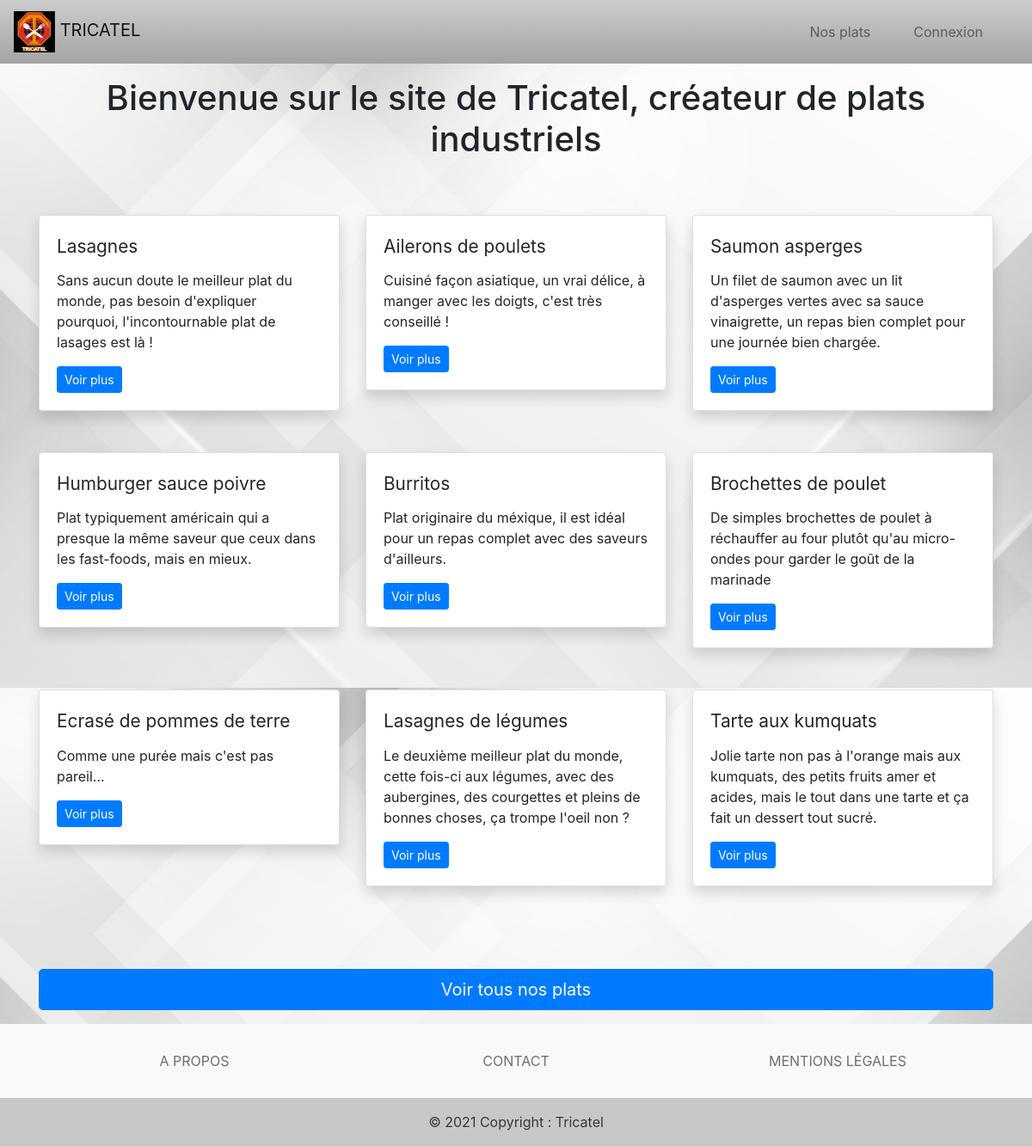
The page / on the database its author committed.
### tables this page shows
CREATE TABLE `plat` (
	`id` INT(6) UNSIGNED AUTO_INCREMENT PRIMARY KEY,
	`nom` VARCHAR(60) NOT NULL,
	`description` TEXT(100) NOT NULL,
	`origine` ENUM('Europe', 'Amérique', 'Asie', 'Afrique', 'Océanie', 'Antarctique') NOT NULL,
	`type` ENUM('Petit-déjeuner', 'Déjeuner', 'Collation', 'Souper', 'Dessert') NOT NULL,
	`type2` ENUM('Sucré', 'Salé') NOT NULL,
	`pratique_alimentaire` ENUM('Carnivore', 'Flexitarien', 'Végétarien', 'Végétalien') NOT NULL,
	`lien_image` VARCHAR(100) NOT NULL
	);

### account_class.php (called while the page is built, shortened)
<?php
	class Account
	{
		public function sessionLogin(): bool
		{
			global $pdo;
			if (session_status() == PHP_SESSION_ACTIVE)
			{
				$query =
				'SELECT * FROM account_sessions, accounts WHERE (account_sessions.session_id = :sid) ' .
				'AND (account_sessions.login_time >= (NOW() - INTERVAL 7 DAY)) AND (account_sessions.account_id = accounts.account_id) ' .
				'AND (accounts.account_enabled = 1)';
				$values = array(':sid' => session_id());
				try
				{
					$res = $pdo->prepare($query);
					$res->execute($values);
				}
				catch (PDOException $e)
				{
				   throw new Exception('Database query error');
				}
				$row = $res->fetch(PDO::FETCH_ASSOC);
			}
			return FALSE;
		}
	}
?>

### index.php (the view, shortened to what this page needs)
<?php
	require './db_inc.php';
	require './account_class.php';
	$account = new Account();
	$login = FALSE;
	try
	{
		$login = $account->sessionLogin();
	}
	catch (Exception $e)
	{
		echo $e->getMessage();
		die();
	}
	$sql = 'SELECT * FROM `plat`';
	$query = $pdo->prepare($sql);
	$query->execute();
	$listeplats = $query->fetchAll(PDO::FETCH_ASSOC);
?>
<!DOCTYPE html>
<html lang=fr>
	<head>
		<link rel="stylesheet" href="assets/css/style.css"/>
		<link rel="stylesheet" href="https://cdn.jsdelivr.net/npm/bootstrap@4.5.3/dist/css/bootstrap.min.css">
	</head>
	<body>
		<?php include 'header.php'?>
		<div class="container my-3">
			<h1 class="text-center">Bienvenue sur le site de Tricatel, créateur de plats industriels</h1>
		</div>
		<div class="container">
			<div class="row py-5">
				<?php
					for ($i = 0; $i < 9; $i++){
				?>
				<div class="col-lg-4 col-md-6 col-sm-12">
					<div class="card shadow mb-5">
						<div class="card-body">
						<p class="card-title"><?= $listeplats[$i]['nom'] ?></p>
						<p class="card-text"><?= $listeplats[$i]['description'] ?></p>
							<div class="d-flex justify-content-between">
								<a href="<?= 'info.php?id=' . $listeplats[$i]['id'] ?>" class="btn btn-primary btn-sm">Voir plus</a>
							</div>
						</div>
					</div>
				</div>
				<?php } ?>
			</div>
			<a class="btn btn-primary btn-lg btn-block mb-3" type="button" href="plats.php">Voir tous nos plats</a>
		</div>
		<?php include 'footer.php'?>
	</body>
</html>

### header.php (shortened to what this page needs)
<!DOCTYPE html>
<html lang=fr>
	<body>
		<nav class="navbar sticky-top navbar-expand-lg navbar-light bg-header">
			<a class="navbar-brand" href="index.php">
			<img src="assets/image/tricatel_logo.jpg" width="48" height="48" class="d-inline-block align-center" alt="" loading="lazy">
			TRICATEL
			</a>
			<div class="collapse navbar-collapse" id="navbarNav">
				<ul class="navbar-nav mx-3">
					<li class="nav-item mx-3">
						<a class="nav-link btn" href="plats.php">Nos plats</a>
					</li>
				 	<?php if(!$login) { ?>
					<li class="nav-item mx-3">
						<a class="nav-link btn" href="tricatel.php">Connexion</a>
					 </li>
					<?php } ?>
				</ul>
			</div>
		</nav>
	</body>
</html>

### footer.php
<!DOCTYPE html>
<html lang=fr>
	<footer class="bg-light text-center text-dark">
	 	<div class="container p-4">
			<section class="">
				<div class="row">
					<div class="col-lg-4 col-md-12 mb-4 mb-md-0">
						<a class="text-uppercase btn disabled" href="#">A propos</a>
					</div>
					<div class="col-lg-4 col-md-12 mb-4 mb-md-0">
						<a class="text-uppercase btn disabled" href="#">Contact</a>
					</div>
					<div class="col-lg-4 col-md-12 mb-4 mb-md-0">
						<a class="text-uppercase btn disabled" href="#">Mentions légales</a>
					</div>
				</div>
			</section>
		</div>
		<div id="Copyright" class="text-center p-3">
		© 2021 Copyright :
			<a class="text-dark" href="index.php">Tricatel</a>
		</div>
	</footer>
</html>

### assets/css/style.css (style rules this page uses)
body { font-family: ProximaNova-Light; }
body { background-image: url('../image/background.jpg'); background-size: 100%; background-attachment: fixed; }
.bg-header { background: linear-gradient(#CCCCCC, #A4A4A4); }
.card-title { font-size : 1.3em; }
.card-text { font-size: 1em; }
#Copyright { background-color: rgba(0, 0, 0, 0.2); }

### rows shown on the page
plat: nom "Lasagnes", description "Sans aucun doute le meilleur plat du monde, pas besoin d'expliquer pourquoi, l'incontournable plat de lasages est là !"
plat: nom "Ailerons de poulets", description "Cuisiné façon asiatique, un vrai délice, à manger avec les doigts, c'est très conseillé !"
plat: nom "Saumon asperges", description "Un filet de saumon avec un lit d'asperges vertes avec sa sauce vinaigrette, un repas bien complet pour une journée bien chargée."
plat: nom "Humburger sauce poivre", description "Plat typiquement américain qui a presque la même saveur que ceux dans les fast-foods, mais en mieux."
plat: nom "Burritos", description "Plat originaire du méxique, il est idéal pour un repas complet avec des saveurs d'ailleurs."
plat: nom "Brochettes de poulet", description "De simples brochettes de poulet à réchauffer au four plutôt qu'au micro-ondes pour garder le goût de la marinade"
plat: nom "Ecrasé de pommes de terre", description "Comme une purée mais c'est pas pareil..."
plat: nom "Lasagnes de légumes", description "Le deuxième meilleur plat du monde, cette fois-ci aux légumes, avec des aubergines, des courgettes et pleins de bonnes choses, ça trompe l'oeil non ?"
plat: nom "Tarte aux kumquats", description "Jolie tarte non pas à l'orange mais aux kumquats, des petits fruits amer et acides, mais le tout dans une tarte et ça fait un dessert tout sucré."
